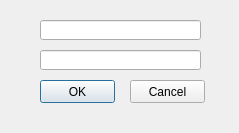
<?xml version="1.0" encoding="UTF-8"?>
<ui version="4.0">
 <class>addnumber</class>
 <widget class="QDialog" name="addnumber">
  <property name="geometry">
   <rect>
    <x>0</x>
    <y>0</y>
    <width>239</width>
    <height>133</height>
   </rect>
  </property>
  <property name="windowTitle">
   <string>Dialog</string>
  </property>
  <widget class="QLineEdit" name="inName">
   <property name="geometry">
    <rect>
     <x>40</x>
     <y>20</y>
     <width>161</width>
     <height>20</height>
    </rect>
   </property>
  </widget>
  <widget class="QPushButton" name="OK_Numb">
   <property name="geometry">
    <rect>
     <x>40</x>
     <y>80</y>
     <width>75</width>
     <height>23</height>
    </rect>
   </property>
   <property name="text">
    <string>OK</string>
   </property>
  </widget>
  <widget class="QPushButton" name="pushButton_2">
   <property name="geometry">
    <rect>
     <x>130</x>
     <y>80</y>
     <width>75</width>
     <height>23</height>
    </rect>
   </property>
   <property name="text">
    <string>Cancel</string>
   </property>
  </widget>
  <widget class="QLineEdit" name="inNumb">
   <property name="geometry">
    <rect>
     <x>40</x>
     <y>50</y>
     <width>161</width>
     <height>20</height>
    </rect>
   </property>
  </widget>
 </widget>
 <resources/>
 <connections/>
</ui>
